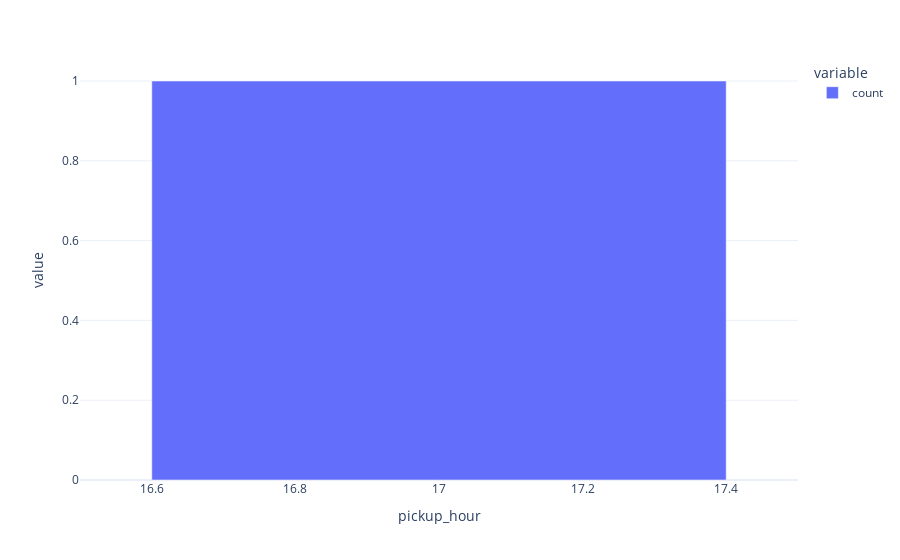

The cell this chart's notebook holds for it:
### Markdown cell above
`-` 추가시각화4 -- `pickup_hour`별 `count`를 barplot으로 시각화

### Code cell
df_feature.pickup_hour.value_counts().sort_index().plot.bar()

### Figure 1 — Plotly figure (JSON) as saved in the notebook; plotly's stock layout.template omitted (floating-point values rounded to 4 significant figures)
{"data": [{"alignmentgroup": "True", "hovertemplate": "variable=count<br>pickup_hour=%{x}<br>value=%{y}<extra></extra>", "legendgroup": "count", "marker": {"color": "#636efa", "pattern": {"shape": ""}}, "name": "count", "offsetgroup": "count", "orientation": "v", "showlegend": true, "textposition": "auto", "type": "bar", "x": [17], "xaxis": "x", "y": [1], "yaxis": "y"}], "layout": {"autosize": true, "barmode": "relative", "legend": {"title": {"text": "variable"}, "tracegroupgap": 0}, "margin": {"t": 60}, "xaxis": {"anchor": "y", "autorange": true, "domain": [0, 1], "range": [16.5, 17.5], "title": {"text": "pickup_hour"}, "type": "linear"}, "yaxis": {"anchor": "x", "autorange": true, "domain": [0, 1], "range": [0, 1.053], "title": {"text": "value"}, "type": "linear"}}}
